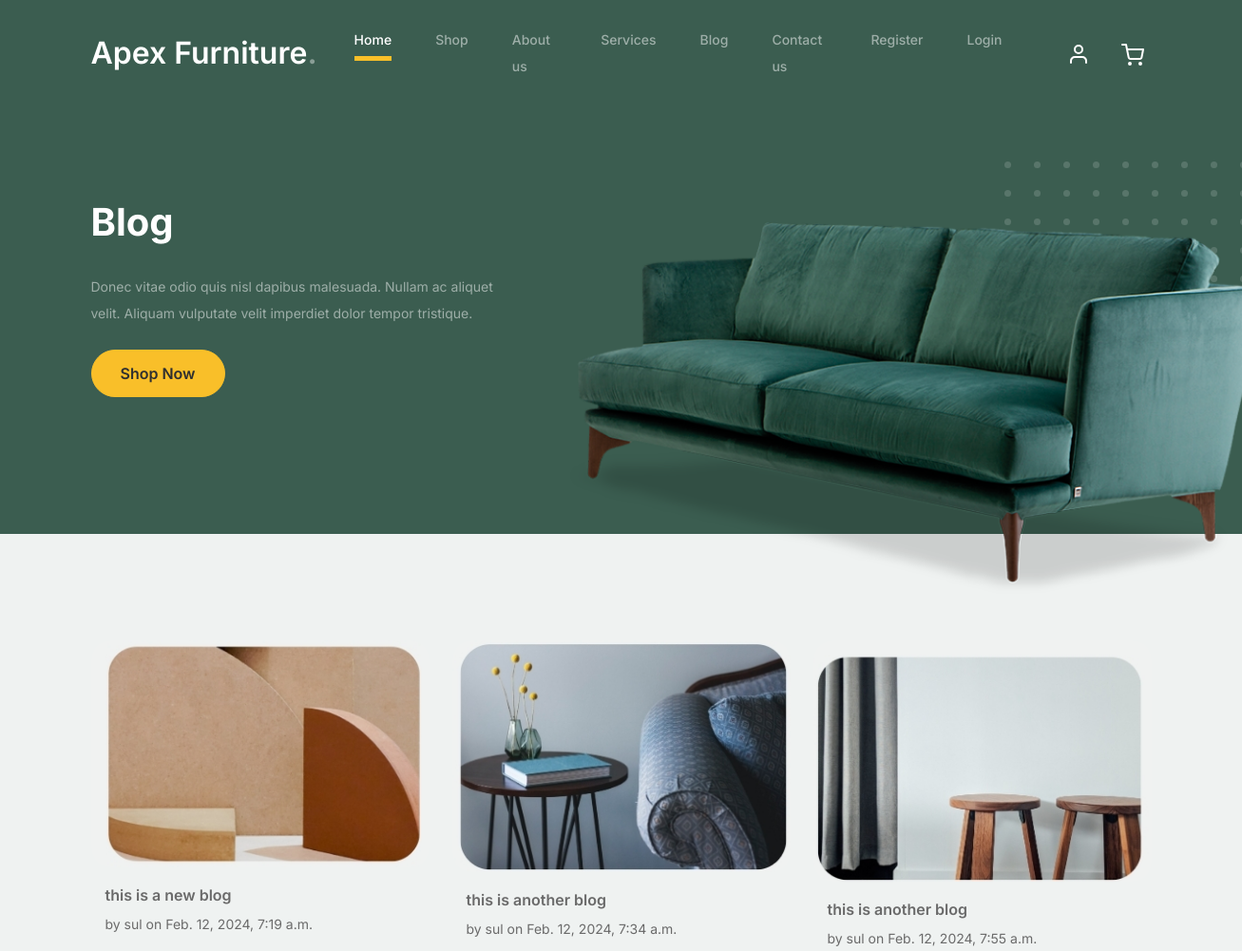
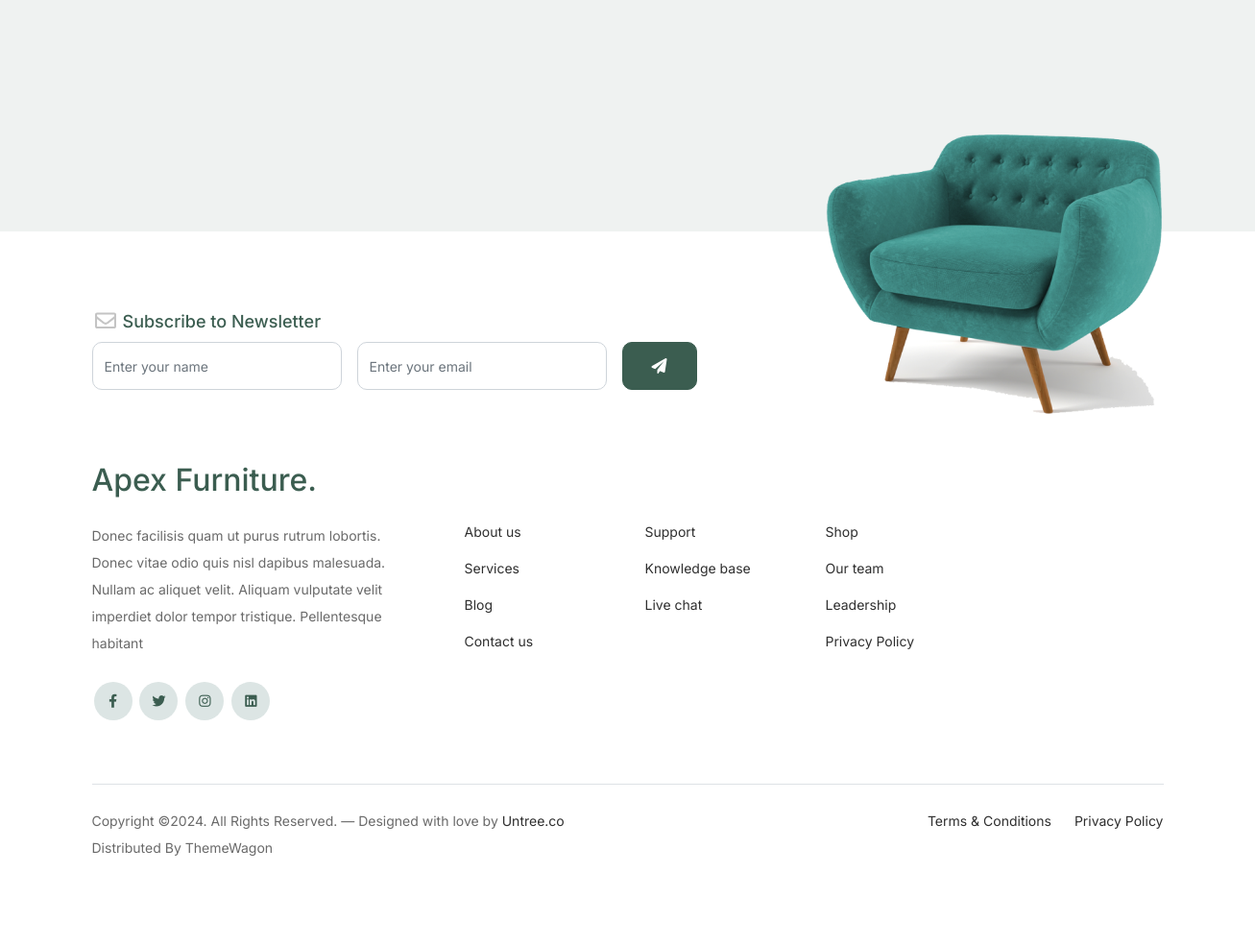
The app's page /blogs/ with its own data (2 pictures, top to bottom).
### furn/models.py (models this page shows)
class Blog(models.Model):
    user = models.ForeignKey(User, on_delete=models.CASCADE)
    title = models.CharField(max_length=150)
    date = models.DateTimeField(auto_now=False, auto_now_add=True)
    image = models.ImageField(upload_to='blog')

### furn/views.py (the view)
# urls.py: path('blogs/', views.blogs, name="blogs"),
def blogs(request):
    blogs = Blog.objects.all()
    context = {"blogs": blogs}
    return render(request, "blog.html", context)

### templates/blog.html
{% extends "navbar.html" %}
{% load static %}
{% block content %}
			<div class="hero">
				<div class="container">
					<div class="row justify-content-between">
						<div class="col-lg-5">
							<div class="intro-excerpt">
								<h1>Blog</h1>
								<p class="mb-4">Donec vitae odio quis nisl dapibus malesuada. Nullam ac aliquet velit. Aliquam vulputate velit imperdiet dolor tempor tristique.</p>
								<p><a href="{% url 'shop' %}" class="btn btn-secondary me-2">Shop Now</a></p>
							</div>
						</div>
						<div class="col-lg-7">
							<div class="hero-img-wrap">
								<img src="{% static 'images/couch.png' %}" class="img-fluid">
							</div>
						</div>
					</div>
				</div>
			</div>
		<div class="blog-section">
			<div class="container">
				<div class="row">
					{% for blog in blogs  %}
					<div class="col-12 col-sm-6 col-md-4 mb-5">
						<div class="post-entry">
							<span class="post-thumbnail"><img src={{blog.image.url}} alt="Image" class="img-fluid"></span>
							<div class="post-content-entry">
								<h3>{{blog.title}}</h3>
								<div class="meta">
									<span>by {{blog.user}}</span> <span>on {{blog.date}}</span>
								</div>
							</div>
						</div>
					</div>
					{% endfor %}
				</div>
			</div>
		</div>
{% endblock content %}

### furn/static/css/style.css (style rules this page uses)
body { overflow-x: hidden; position: relative; }
body { font-family: "Inter", sans-serif; font-weight: 400; line-height: 28px; color: #6a6a6a; font-size: 14px; background-color: #eff2f1; }
a { text-decoration: none; -webkit-transition: .3s all ease; -o-transition: .3s all ease; transition: .3s all ease; color: #2f2f2f; text-decoration: underline; }
.hero { background: #3b5d50; padding: calc(4rem - 30px) 0 0rem 0; }
@media (min-width: 768px) { .hero { padding: calc(4rem - 30px) 0 4rem 0; } }
@media (min-width: 992px) { .hero { padding: calc(8rem - 30px) 0 8rem 0; } }
.hero .intro-excerpt { position: relative; z-index: 4; }
@media (min-width: 992px) { .hero .intro-excerpt { max-width: 450px; } }
.hero h1 { font-weight: 700; color: #ffffff; margin-bottom: 30px; }
.hero p { color: rgba(255, 255, 255, 0.5); margin-botom: 30px; }
.hero .hero-img-wrap { position: relative; }
.hero .hero-img-wrap img { position: relative; top: 0px; right: 0px; z-index: 2; max-width: 780px; left: -20px; }
@media (min-width: 768px) { .hero .hero-img-wrap img { right: 0px; left: -100px; } }
@media (min-width: 992px) { .hero .hero-img-wrap img { left: 0px; top: -80px; position: absolute; right: -50px; } }
@media (min-width: 1200px) { .hero .hero-img-wrap img { left: 0px; top: -80px; right: -100px; } }
.hero .hero-img-wrap:after { content: ""; position: absolute; width: 255px; height: 217px; background-image: url("../images/dots-light.svg"); background-size: contain; background-repeat: no-repeat; right: -100px; top: -0px; }
@media (min-width: 1200px) { .hero .hero-img-wrap:after { top: -40px; } }
.btn { font-weight: 600; padding: 12px 30px; border-radius: 30px; color: #ffffff; background: #2f2f2f; border-color: #2f2f2f; }
.btn.btn-secondary { color: #2f2f2f; background: #f9bf29; border-color: #f9bf29; }
.blog-section { padding: 7rem 0 12rem 0; }
.blog-section .post-entry .post-thumbnail { display: block; margin-bottom: 20px; }
.blog-section .post-entry .post-thumbnail img { border-radius: 20px; -webkit-transition: .3s all ease; -o-transition: .3s all ease; transition: .3s all ease; }
.blog-section .post-entry .post-content-entry { padding-left: 15px; padding-right: 15px; }
.blog-section .post-entry .post-content-entry h3 { font-size: 16px; margin-bottom: 0; font-weight: 600; margin-bottom: 7px; }
.blog-section .post-entry .post-content-entry .meta { font-size: 14px; }

### records on screen
Blog: image (picture), title "this is a new blog", user "sul", date "Feb. 12, 2024, 7:19 a.m."
Blog: image (picture), title "this is another blog", user "sul", date "Feb. 12, 2024, 7:34 a.m."
Blog: image (picture), title "this is another blog", user "sul", date "Feb. 12, 2024, 7:55 a.m."
